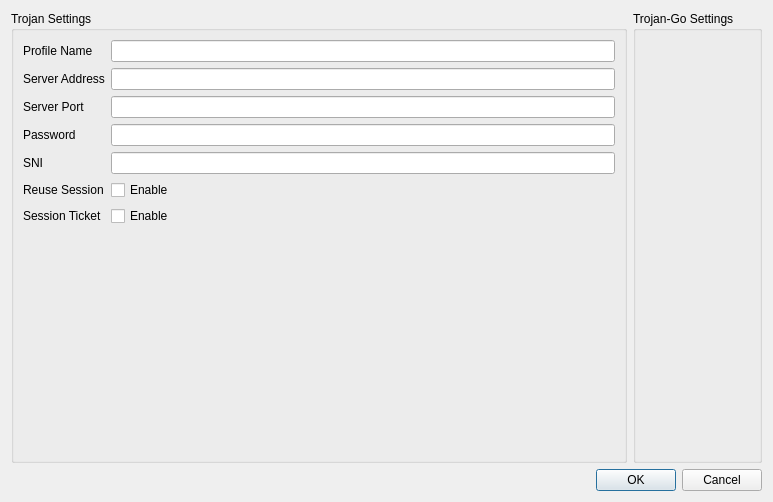
<?xml version="1.0" encoding="UTF-8"?>
<ui version="4.0">
 <class>TrojanEditDialog</class>
 <widget class="QDialog" name="TrojanEditDialog">
  <property name="geometry">
   <rect>
    <x>0</x>
    <y>0</y>
    <width>773</width>
    <height>502</height>
   </rect>
  </property>
  <property name="sizePolicy">
   <sizepolicy hsizetype="Preferred" vsizetype="Preferred">
    <horstretch>0</horstretch>
    <verstretch>0</verstretch>
   </sizepolicy>
  </property>
  <property name="minimumSize">
   <size>
    <width>0</width>
    <height>0</height>
   </size>
  </property>
  <property name="windowTitle">
   <string>Profile Editor</string>
  </property>
  <property name="modal">
   <bool>true</bool>
  </property>
  <layout class="QGridLayout" name="gridLayout_4" columnstretch="2,0">
   <item row="0" column="0">
    <widget class="QGroupBox" name="outboundSettingWrapper">
     <property name="title">
      <string>Trojan Settings</string>
     </property>
     <layout class="QGridLayout" name="gridLayout">
      <item row="0" column="0">
       <layout class="QHBoxLayout" name="horizontalLayout" stretch="0">
        <item>
         <layout class="QFormLayout" name="formLayout">
          <item row="0" column="0">
           <widget class="QLabel" name="label">
            <property name="text">
             <string>Profile Name</string>
            </property>
           </widget>
          </item>
          <item row="0" column="1">
           <widget class="QLineEdit" name="nameEdit"/>
          </item>
          <item row="1" column="0">
           <widget class="QLabel" name="label_2">
            <property name="text">
             <string>Server Address</string>
            </property>
           </widget>
          </item>
          <item row="1" column="1">
           <widget class="QLineEdit" name="serverAddrEdit"/>
          </item>
          <item row="2" column="0">
           <widget class="QLabel" name="label_3">
            <property name="text">
             <string>Server Port</string>
            </property>
           </widget>
          </item>
          <item row="2" column="1">
           <widget class="QLineEdit" name="serverPortEdit"/>
          </item>
          <item row="3" column="0">
           <widget class="QLabel" name="label_4">
            <property name="text">
             <string>Password</string>
            </property>
           </widget>
          </item>
          <item row="3" column="1">
           <widget class="QLineEdit" name="pwdEdit">
            <property name="echoMode">
             <enum>QLineEdit::Password</enum>
            </property>
           </widget>
          </item>
          <item row="4" column="0">
           <widget class="QLabel" name="label_5">
            <property name="text">
             <string>SNI</string>
            </property>
           </widget>
          </item>
          <item row="4" column="1">
           <widget class="QLineEdit" name="sniEdit"/>
          </item>
          <item row="5" column="0">
           <widget class="QLabel" name="label_7">
            <property name="text">
             <string>Reuse Session</string>
            </property>
           </widget>
          </item>
          <item row="5" column="1">
           <widget class="QCheckBox" name="reuseSessionCheckBox">
            <property name="text">
             <string>Enable</string>
            </property>
           </widget>
          </item>
          <item row="6" column="0">
           <widget class="QLabel" name="label_10">
            <property name="text">
             <string>Session Ticket</string>
            </property>
           </widget>
          </item>
          <item row="6" column="1">
           <widget class="QCheckBox" name="sessionTicketCheckBox">
            <property name="text">
             <string>Enable</string>
            </property>
           </widget>
          </item>
         </layout>
        </item>
       </layout>
      </item>
     </layout>
    </widget>
   </item>
   <item row="0" column="1">
    <widget class="QGroupBox" name="streamSettingsGroupBox">
     <property name="title">
      <string>Trojan-Go Settings</string>
     </property>
     <property name="checked">
      <bool>false</bool>
     </property>
     <layout class="QGridLayout" name="gridLayout_3">
      <item row="0" column="0">
       <layout class="QGridLayout" name="trojangoFrame"/>
      </item>
     </layout>
    </widget>
   </item>
   <item row="1" column="0" colspan="2">
    <widget class="QDialogButtonBox" name="buttonBox">
     <property name="orientation">
      <enum>Qt::Horizontal</enum>
     </property>
     <property name="standardButtons">
      <set>QDialogButtonBox::Cancel|QDialogButtonBox::Ok</set>
     </property>
    </widget>
   </item>
  </layout>
 </widget>
 <resources/>
 <connections>
  <connection>
   <sender>buttonBox</sender>
   <signal>rejected()</signal>
   <receiver>TrojanEditDialog</receiver>
   <slot>reject()</slot>
   <hints>
    <hint type="sourcelabel">
     <x>386</x>
     <y>480</y>
    </hint>
    <hint type="destinationlabel">
     <x>386</x>
     <y>250</y>
    </hint>
   </hints>
  </connection>
 </connections>
</ui>
